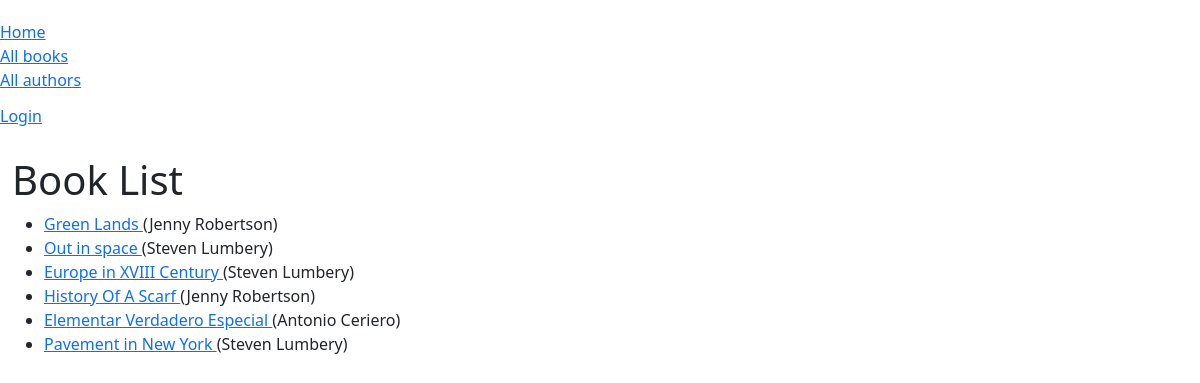
Before: /catalog/books/ with the older database file.
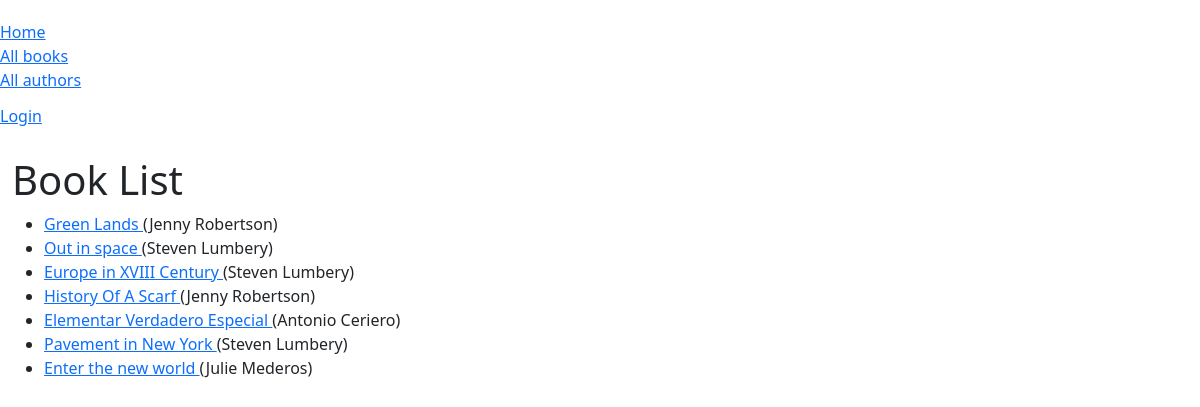
After: the same page with the newer database file.
### catalog/models.py (models this page shows, shortened)
class Book(models.Model):
    title = models.CharField(max_length=200)
    author = models.ForeignKey('Author', on_delete=models.SET_NULL, null=True)
    summary = models.TextField(max_length=1000,
        help_text='Enter a brief description of the book')
    isbn = models.CharField('ISBN', max_length=13, unique=True, default=getRandomISBN,
        help_text='13 Character <a href="https://www.isbn-international.org/content/what-isbn">ISBN number</a>')
    genre = models.ManyToManyField(Genre, help_text='Select genre for this book.')
    language = models.ForeignKey('Language', on_delete=models.SET_NULL, null=True, help_text='Enter the Language for the book.')
    def get_absolute_url(self):
        return reverse('book-detail', args=[str(self.id)])
    def display_genre(self):
        """Create string for the Genre data. To display it in admin page."""
        return ', '.join(genre.name for genre in self.genre.all()[:3])
    display_genre.short_description = 'Genre'

class Author(models.Model):
    first_name = models.CharField(max_length=100)
    last_name = models.CharField(max_length=100)
    date_of_birth = models.DateField(null=True, blank=True)
    date_of_death = models.DateField('died', null=True, blank=True)
    class Meta:
        ordering = ['last_name', 'first_name']
    def __str__(self):
        return f'{ self.first_name } { self.last_name }'

### catalog/views.py (the view)
# urls.py: path('books/', views.BookListView.as_view(), name='books'),
class BookListView(generic.ListView):
    model = Book
    context_object_name = 'book_list' # can change a name for the list to access in a template variable
    paginate_by = 10
    """
    def get_queryset(self):
        return Book.objects.filter(language__name__icontains='english')[:3]
    """

### catalog/templates/catalog/book_list.html (shortened to what this page needs)
{% extends "base_generic.html" %}
{% block content %}
    <h1>Book List</h1>
    {% if book_list %}
        <ul>
            {% for book in book_list %}
                <li>
                    <a href="{{ book.get_absolute_url }}">
                        {{ book.title }}
                    </a>
                    ({{ book.author }})
                </li>
            {% endfor %}
        </ul>
    {% else %}
        <p>There are no books in the library</p>
    {% endif %}
{% endblock %}

### catalog/templates/base_generic.html (shortened to what this page needs)
<!DOCTYPE html>
<html lang="en">
    <head>
        <link
        href="https://cdn.jsdelivr.net/npm/bootstrap@5.1.3/dist/css/bootstrap.min.css"
        rel="stylesheet"
        />
        {% load static %}
        <link rel="stylesheet" href="{% static 'css/style.css' %}">
    </head>
    <body>
        <div class="container-fluid">
            <div class="row"
                <div class="col-sm-2">
                    {% block sidebar %}
                        <ul class="sidebar-nav">
                            <div class="sidebar-section">
                                <li>
                                    <a href="{% url 'index' %}">Home</a>
                                </li>
                                <li>
                                    <a href="{% url 'books' %}">All books</a>
                                </li>
                                <li>
                                    <a href="{% url 'authors' %}">All authors</a>
                                </li>
                            </div>
                            {% if user.is_authenticated %}
                                <div class="sidebar-section">
                                    <li>
                                        User:
                                        {{ user.get_username }}
                                    </li>
                                    <li>
                                        <a href="{% url 'my-borrowed' %}">My borrowed books</a>
                                    </li>
                                    <li>
                                        <a href="{% url 'logout' %}?next={{ request.path }}">
                                            Logout
                                        </a>
                                    </li>
                                </div>
                                {% if perms.catalog.can_mark_returned %}
                                    <div class="sidebar-section">
                                        <li>
                                            Staff
                                        </li>
                                        <li>
                                            <a href="{% url 'all-borrowed' %}">
                                                List of books borrowed by all users
                                            </a>
                                        </li>
                                    </div>
                                {% endif %}
                            {% else %}
                                <div class="sidebar-section">
                                    <li>
                                        <a href="{% url 'login' %}?next={{ request.path }}">
                                            Login
                                        </a>
                                    </li>
                                </div>
                            {% endif %}
                        </ul>
                    {% endblock %}
                </div>
                <div class="col-sm-10">
                    {% block content %}
                    {% endblock %}
                </div>
            </div>
    </body>
</html>

### catalog/static/css/style.css (style rules this page uses)
.sidebar-nav { margin-top: 20px; padding: 0; list-style: none; }
.sidebar-section { margin-bottom: 1%; }

Changed rows visible on the page:
added Book: title "Enter the new world", author "Julie Mederos"
